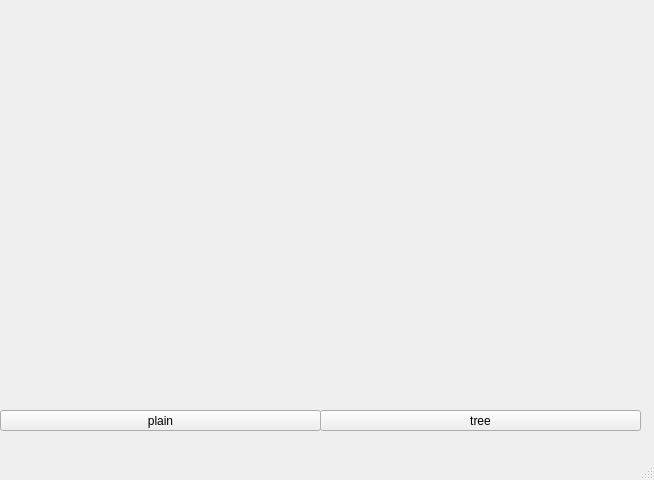
<?xml version="1.0" encoding="UTF-8"?>
<ui version="4.0">
 <class>MainWindow</class>
 <widget class="QMainWindow" name="MainWindow">
  <property name="geometry">
   <rect>
    <x>0</x>
    <y>0</y>
    <width>654</width>
    <height>480</height>
   </rect>
  </property>
  <property name="windowTitle">
   <string>MainWindow</string>
  </property>
  <widget class="QWidget" name="centralwidget">
   <widget class="QLabel" name="label">
    <property name="geometry">
     <rect>
      <x>50</x>
      <y>0</y>
      <width>541</width>
      <height>401</height>
     </rect>
    </property>
    <property name="frameShadow">
     <enum>QFrame::Sunken</enum>
    </property>
    <property name="text">
     <string/>
    </property>
    <property name="pixmap">
     <pixmap>hamid.jpg</pixmap>
    </property>
    <property name="scaledContents">
     <bool>true</bool>
    </property>
   </widget>
   <widget class="QPushButton" name="plain">
    <property name="geometry">
     <rect>
      <x>0</x>
      <y>410</y>
      <width>321</width>
      <height>21</height>
     </rect>
    </property>
    <property name="text">
     <string>plain</string>
    </property>
   </widget>
   <widget class="QPushButton" name="tree">
    <property name="geometry">
     <rect>
      <x>320</x>
      <y>410</y>
      <width>321</width>
      <height>21</height>
     </rect>
    </property>
    <property name="text">
     <string>tree</string>
    </property>
   </widget>
  </widget>
  <widget class="QMenuBar" name="menubar">
   <property name="geometry">
    <rect>
     <x>0</x>
     <y>0</y>
     <width>654</width>
     <height>21</height>
    </rect>
   </property>
  </widget>
  <widget class="QStatusBar" name="statusbar"/>
 </widget>
 <resources/>
 <connections/>
</ui>
